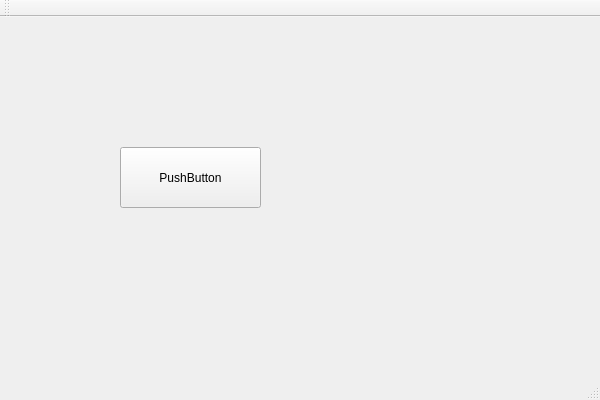
<?xml version="1.0" encoding="UTF-8"?>
<ui version="4.0">
 <class>STDMOCTLEMClass</class>
 <widget class="QMainWindow" name="STDMOCTLEMClass">
  <property name="geometry">
   <rect>
    <x>0</x>
    <y>0</y>
    <width>600</width>
    <height>400</height>
   </rect>
  </property>
  <property name="windowTitle">
   <string>STDMOCTLEM</string>
  </property>
  <widget class="QWidget" name="centralWidget">
   <widget class="QPushButton" name="pushButton">
    <property name="geometry">
     <rect>
      <x>120</x>
      <y>130</y>
      <width>141</width>
      <height>61</height>
     </rect>
    </property>
    <property name="text">
     <string>PushButton</string>
    </property>
   </widget>
  </widget>
  <widget class="QMenuBar" name="menuBar">
   <property name="geometry">
    <rect>
     <x>0</x>
     <y>0</y>
     <width>600</width>
     <height>21</height>
    </rect>
   </property>
  </widget>
  <widget class="QToolBar" name="mainToolBar">
   <attribute name="toolBarArea">
    <enum>TopToolBarArea</enum>
   </attribute>
   <attribute name="toolBarBreak">
    <bool>false</bool>
   </attribute>
  </widget>
  <widget class="QStatusBar" name="statusBar"/>
 </widget>
 <layoutdefault spacing="6" margin="11"/>
 <resources>
  <include location="STDMOCTLEM.qrc"/>
 </resources>
 <connections>
  <connection>
   <sender>pushButton</sender>
   <signal>clicked()</signal>
   <receiver>STDMOCTLEMClass</receiver>
   <slot>Start()</slot>
   <hints>
    <hint type="sourcelabel">
     <x>184</x>
     <y>212</y>
    </hint>
    <hint type="destinationlabel">
     <x>184</x>
     <y>266</y>
    </hint>
   </hints>
  </connection>
 </connections>
 <slots>
  <slot>Start()</slot>
 </slots>
</ui>
